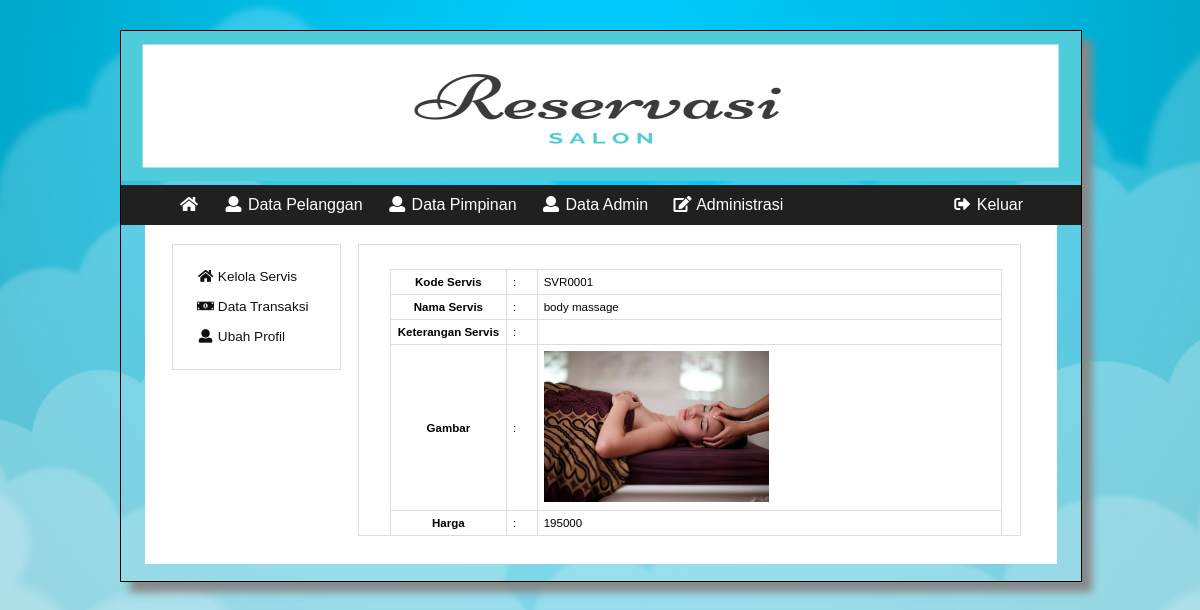
Screenshot of /akses/pimpinan/index.php?p=d_administrasi&k=a_servis_tools&ids=SVR0001&aksi=detail with the database file from the repository.
### tables this page shows
CREATE TABLE `tipe_servis` (
  `kode_servis` varchar(15) NOT NULL,
  `nama_servis` varchar(100) DEFAULT NULL,
  `id_kategori` varchar(15) DEFAULT NULL,
  `keterangan_servis` varchar(100) DEFAULT NULL,
  `gambar_servis` varchar(100) DEFAULT NULL,
  `harga_servis` double DEFAULT NULL
);

### akses/controller.php (called while the page is built, shortened)
<?php
if (!empty($_GET['ids'])) {
  $ids = $_GET['ids'];
  $queryedit_servis = "SELECT * FROM tipe_servis WHERE kode_servis = '$ids' order by kode_servis asc";
  $sqledit_servis = $mysqli->query($queryedit_servis);
}
?>

### akses/pimpinan/konten/administrasi/a_servis_tools.php (the view, shortened to what this page needs)
<div class="apps-content-item">
<?php
$aksi = $_GET['aksi'];
if ($aksi == 'detail') {
  ?>
  <table id="tbl">
    <?php
    foreach ($sqledit_servis as $key) {
      extract($key);
      ?>
           <tr>
               <th width="19%">Kode Servis</th>
               <td width="5%">:</td>
               <td><?php echo $kode_servis; ?></td>
           </tr>
           <tr>
               <th width="19%">Nama Servis</th>
               <td width="5%">:</td>
               <td><?php echo $nama_servis; ?></td>
           </tr>
           <tr>
               <th width="19%">Keterangan Servis</th>
               <td width="5%">:</td>
               <td><?php echo $keterangan_servis; ?></td>
           </tr>
           <tr>
               <th width="19%">Gambar</th>
               <td width="5%">:</td>
               <td><img src="../img/servis/<?php echo $gambar_servis; ?>" width=50%></td>
           </tr>
           <tr>
               <th width="19%">Harga</th>
               <td width="5%">:</td>
               <td><?php echo $harga_servis; ?></td>
           </tr>
           <?php
         }
          ?>
   </table>
  <?php
}
 ?>
</div>

### akses/booking.css (style rules this page uses)
@media (min-width: 576px) { body { background: url(img/bg.jpg); -webkit-background-size: 100% 100%; -moz-background-size: 100% 100%; -o-background-size: 100% 100%; background-size: cover; background-repeat: no-repeat; background-position: center; position: absolute; background-attachment: fixed; margin: 0px; padding: 0px; background-color: #fff; overflow-x: hidden; } }
@media (min-width: 576px) { .apps-content-item { display: block; position: relative; float: left; width: 98%; font-size: 0.85em; padding: 1%; left : 1%; } }
@media (min-width: 576px) { #tbl { width: 100%; align-content: center; border-spacing: 0; border: 1px solid #ddd; border-right: 0; border-bottom: 0; display: table; position: relative; } }
@media (min-width: 576px) { #tbl th, #tbl td { padding: 1%; border: 1px solid #ddd; border-top: 0; border-left: 0; } }

### rows the page displays
tipe_servis: kode_servis "SVR0001", nama_servis "body massage", gambar_servis (picture), harga_servis "195000"
